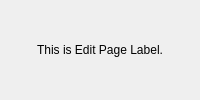
<?xml version="1.0" encoding="UTF-8"?>
<ui version="4.0">
 <class>EditPage</class>
    <widget class="QWidget" name="editpage">
    <layout class="QHBoxLayout" name="eiditpageLayout">
        <item>
            <widget class="QLabel" name="editpageLabel">
                <property name="text">
                    <string>This is Edit Page Label.</string>
                </property>
                <property name="alignment">
                    <set>Qt::AlignHCenter | Qt::AlignVCenter</set>
                </property>
            </widget>
        </item>    
    </layout>
    </widget>
</ui>
